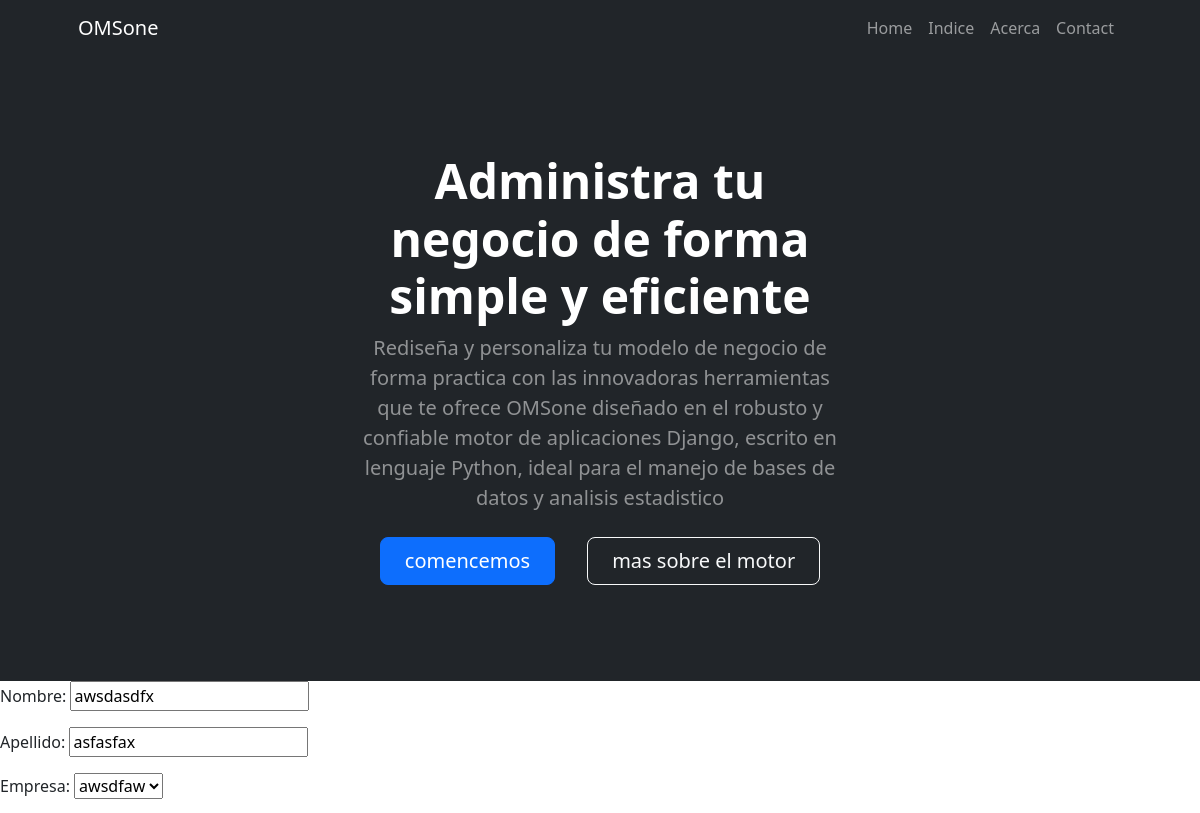
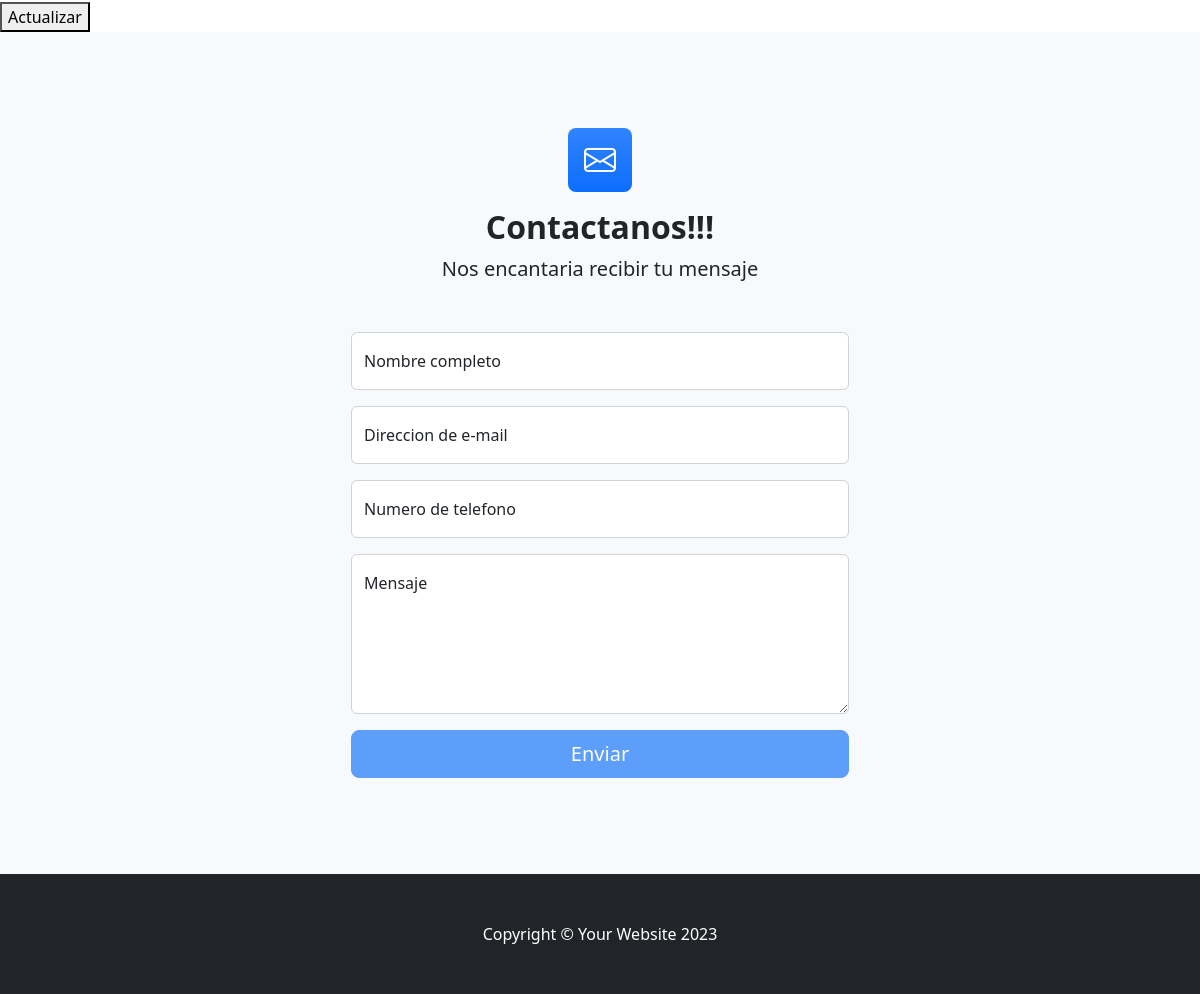
Screenshot of /companies/updateemployee/11 with the database file from the repository (2 pictures, top to bottom).
### appcompanies/models.py (models this page shows, shortened)
class Employee(models.Model):
    nombre = models.CharField(max_length=40)
    apellido = models.CharField(max_length=40)
    empresa = models.ForeignKey(Company, on_delete=models.CASCADE)
    class Meta():
        verbose_name = 'Empleado'
        verbose_name_plural = 'Empleados'

class Company(models.Model):
    nombre = models.CharField(max_length=100)
    rubro = models.CharField(max_length=20)
    mail = models.EmailField(null= True, blank= True)
    escliente = models.BooleanField(default=False)
    def __str__(self):
        return f'{self.nombre}'
    class Meta():
        verbose_name = 'Companies'
        verbose_name_plural = 'companies'

### appcompanies/views.py (the view)
# urls.py: path('updateemployee/<pk>', EmployeeUpdateView.as_view(), name='update_employee'),
class EmployeeUpdateView(UpdateView):
    model = Employee
    template_name = "updateemployee.html"
    fields = '__all__'
    context_object_name = "instance"
    success_url = reverse_lazy('update_employee_success')

### appcompanies/templates/updateemployee.html (shortened to what this page needs)
{% extends 'listemployees.html' %}
{% block variable1 %}
<form action="{% url 'update_employee' instance.id %}" method="post">
    {{form.as_p}}
    <button type="submit"> Actualizar </button>
</form>
{% endblock variable1 %}

### rows the page displays
Employee: nombre "awsdasdfx", apellido "asfasfax", empresa "awsdfaw"
